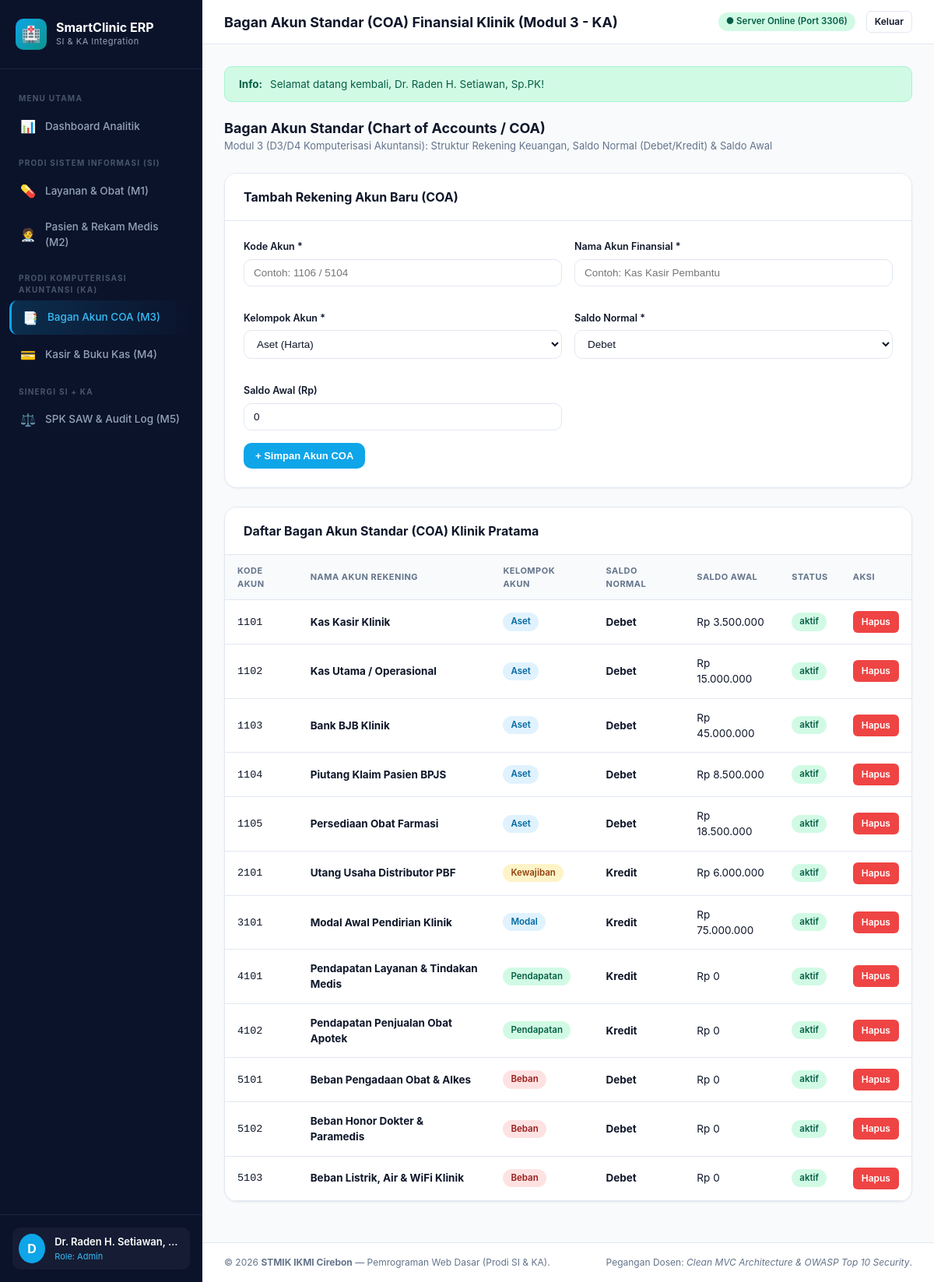
The app's page /index.php?c=baganAkun&m=index (signed in) with its own data.
### tables this page shows
CREATE TABLE `bagan_akun_coa` (
  `id` INT AUTO_INCREMENT PRIMARY KEY,
  `kode_akun` VARCHAR(20) NOT NULL UNIQUE,
  `nama_akun` VARCHAR(100) NOT NULL,
  `kelompok` ENUM('Aset', 'Kewajiban', 'Modal', 'Pendapatan', 'Beban') NOT NULL,
  `saldo_normal` ENUM('Debet', 'Kredit') NOT NULL,
  `saldo_awal` DECIMAL(14,2) NOT NULL DEFAULT 0.00,
  `status` ENUM('aktif', 'nonaktif') NOT NULL DEFAULT 'aktif',
  `created_at` TIMESTAMP DEFAULT CURRENT_TIMESTAMP
);

### app/Controllers/BaganAkunController.php (called while the page is built, shortened)
<?php
class BaganAkunController extends Controller {
    public function index(): void {
        $akunModel = new BaganAkun();
        $akuns     = $akunModel->getAll();
        $this->render('akun/index', [
            'title' => 'Bagan Akun Standar (COA) Finansial Klinik (Modul 3 - KA)',
            'akuns' => $akuns
        ]);
    }
}

### app/Core/App.php (called while the page is built, shortened)
<?php
class App {
    public static function run(): void {
        $methodName     = $_GET['m'] ?? 'index';
        $controller = new $controllerClass();
        $controller->$methodName();
    }
}

### index.php (called while the page is built, shortened)
<?php
spl_autoload_register(function ($class) {
    $prefix = 'App\\';
    $baseDir = __DIR__ . '/app/';
    $len = strlen($prefix);
    $relativeClass = substr($class, $len);
    $file = $baseDir . str_replace('\\', '/', $relativeClass) . '.php';
});
\App\Core\App::run();

### app/Core/Database.php (called while the page is built, shortened)
<?php
class Database {
    private static ?PDO $instance = null;
    public static function getConnection(): PDO {
        if (self::$instance === null) {
            $dsn = "mysql:host=" . DB_HOST . ";port=" . DB_PORT . ";dbname=" . DB_NAME . ";charset=utf8mb4";
            $options = [
                PDO::ATTR_ERRMODE            => PDO::ERRMODE_EXCEPTION,
                PDO::ATTR_DEFAULT_FETCH_MODE => PDO::FETCH_ASSOC,
                PDO::ATTR_EMULATE_PREPARES   => false,
            ];
            try {
                self::$instance = new PDO($dsn, DB_USER, DB_PASS, $options);
            } catch (PDOException $e) {
                die("<div style='font-family:sans-serif;padding:24px;background:#FEF2F2;border:1px solid #FCA5A5;color:#991B1B;border-radius:12px;max-width:700px;margin:40px auto;'>"
                    . "<h3 style='margin-top:0;'>⚠️ Gagal Terhubung ke Basis Data MySQL!</h3>"
                    . "<p>Pastikan MySQL server aktif di port " . DB_PORT . " dan database <strong>" . DB_NAME . "</strong> sudah diinisialisasi.</p>"
                    . "<p>Silakan buka file <a href='setup.php' style='color:#2563EB;font-weight:bold;'>setup.php</a> untuk migrasi otomatis basis data satu klik.</p>"
                    . "<small style='color:#6B7280;'>Pesan Teknis: " . htmlspecialchars($e->getMessage()) . "</small>"
                    . "</div>");
            }
        }
        return self::$instance;
    }
}

### app/Models/BaganAkun.php (called while the page is built, shortened)
<?php
class BaganAkun {
    protected PDO $db;
    public function __construct() {
        $this->db = Database::getConnection();
    }
    public function getAll(): array {
        $stmt = $this->db->query("SELECT * FROM bagan_akun_coa ORDER BY kode_akun ASC");
        return $stmt->fetchAll();
    }
}

### app/Views/akun/index.php (the view, shortened to what this page needs)
<?php require_once __DIR__ . '/../layouts/header.php'; ?>
<div style="margin-bottom: 24px;">
  <h2 style="font-size: 18px; font-weight: 700;">Bagan Akun Standar (Chart of Accounts / COA)</h2>
  <p style="font-size: 13px; color: var(--text-muted);">Modul 3 (D3/D4 Komputerisasi Akuntansi): Struktur Rekening Keuangan, Saldo Normal (Debet/Kredit) & Saldo Awal</p>
</div>
<div class="card">
  <div class="card-header">
    <div class="card-title">Tambah Rekening Akun Baru (COA)</div>
  </div>
  <div class="card-body">
    <form action="<?= BASE_URL ?>/index.php?c=baganAkun&m=create" method="POST" data-validate="true">
      <div class="grid-form">
        <div class="form-group">
          <label class="form-label">Kode Akun *</label>
          <input type="text" name="kode_akun" class="form-control" placeholder="Contoh: 1106 / 5104" required>
        </div>
        <div class="form-group">
          <label class="form-label">Nama Akun Finansial *</label>
          <input type="text" name="nama_akun" class="form-control" placeholder="Contoh: Kas Kasir Pembantu" required>
        </div>
        <div class="form-group">
          <label class="form-label">Kelompok Akun *</label>
          <select name="kelompok" class="form-control" required>
            <option value="Aset">Aset (Harta)</option>
          </select>
        </div>
        <div class="form-group">
          <label class="form-label">Saldo Normal *</label>
          <select name="saldo_normal" class="form-control" required>
            <option value="Debet">Debet</option>
          </select>
        </div>
        <div class="form-group">
          <label class="form-label">Saldo Awal (Rp)</label>
          <input type="number" step="1000" name="saldo_awal" class="form-control" placeholder="0" value="0">
        </div>
      </div>
      <button type="submit" class="btn btn-primary">+ Simpan Akun COA</button>
    </form>
  </div>
</div>
<div class="card">
  <div class="card-header">
    <div class="card-title">Daftar Bagan Akun Standar (COA) Klinik Pratama</div>
  </div>
  <div class="table-responsive">
    <table class="table">
      <thead>
        <tr>
          <th>Kode Akun</th>
          <th>Nama Akun Rekening</th>
          <th>Kelompok Akun</th>
          <th>Saldo Normal</th>
          <th>Saldo Awal</th>
          <th>Status</th>
          <th>Aksi</th>
        </tr>
      </thead>
      <tbody>
        <?php foreach ($akuns as $a): ?>
          <tr>
            <td><code><?= htmlspecialchars($a['kode_akun']) ?></code></td>
            <td><strong><?= htmlspecialchars($a['nama_akun']) ?></strong></td>
            <td>
              <?php
                $badgeKel = match($a['kelompok']) {
                  'Aset'       => 'badge-primary',
                  'Pendapatan' => 'badge-success',
                  'Kewajiban'  => 'badge-warning',
                  'Beban'      => 'badge-danger',
                  default      => 'badge-primary'
                };
              ?>
              <span class="badge <?= $badgeKel ?>"><?= htmlspecialchars($a['kelompok']) ?></span>
            </td>
            <td><strong><?= htmlspecialchars($a['saldo_normal']) ?></strong></td>
            <td>Rp <?= number_format($a['saldo_awal'], 0, ',', '.') ?></td>
            <td><span class="badge badge-success"><?= htmlspecialchars($a['status']) ?></span></td>
            <td>
              <a href="<?= BASE_URL ?>/index.php?c=baganAkun&m=delete&id=<?= $a['id'] ?>"
                 class="btn btn-danger btn-sm btn-confirm-delete"
                 data-msg="Hapus akun <?= htmlspecialchars($a['nama_akun']) ?>?">Hapus</a>
            </td>
          </tr>
        <?php endforeach; ?>
      </tbody>
    </table>
  </div>
</div>
<?php require_once __DIR__ . '/../layouts/footer.php'; ?>

### assets/css/style.css (style rules this page uses)
:root { --bg-body: #F8FAFC; --bg-card: #FFFFFF; --sidebar-bg: #0B132B; --sidebar-hover: #1C2541; --sidebar-text: #94A3B8; --sidebar-text-active: #FFFFFF; --primary: #0EA5E9; --primary-hover: #0284C7; --secondary: #0D9488; --success: #10B981; --warning: #F59E0B; --danger: #EF4444; --text-main: #0F172A; --text-muted: #64748B; --border: #E2E8F0; --border-light: #F1F5F9; --radius-sm: 6px; --radius-md: 10px; --radius-lg: 16px; --shadow-sm: 0 1px 3px rgba(15, 23, 42, 0.05); --shadow-md: 0 4px 12px rgba(15, 23, 42, 0.06); --shadow-lg: 0 12px 28px rgba(15, 23, 42, 0.08); }
* { box-sizing: border-box; margin: 0; padding: 0; }
body { font-family: -apple-system, BlinkMacSystemFont, "Segoe UI", Roboto, "Helvetica Neue", Arial, sans-serif; background-color: var(--bg-body); color: var(--text-main); line-height: 1.5; display: flex; min-height: 100vh; }
.card { background-color: var(--bg-card); border: 1px solid var(--border); border-radius: var(--radius-lg); box-shadow: var(--shadow-sm); margin-bottom: 24px; overflow: hidden; }
.card-header { padding: 18px 24px; border-bottom: 1px solid var(--border); display: flex; align-items: center; justify-content: space-between; background-color: #fff; }
.card-title { font-size: 16px; font-weight: 700; color: var(--text-main); }
.card-body { padding: 24px; }
.table-responsive { width: 100%; overflow-x: auto; }
.table { width: 100%; border-collapse: collapse; text-align: left; font-size: 13.5px; }
.table th { background-color: #F8FAFC; color: var(--text-muted); font-weight: 700; padding: 12px 16px; border-bottom: 1px solid var(--border); text-transform: uppercase; font-size: 11px; letter-spacing: 0.5px; }
.table td { padding: 14px 16px; border-bottom: 1px solid var(--border); color: var(--text-main); vertical-align: middle; }
.badge { display: inline-flex; align-items: center; padding: 3px 10px; border-radius: 9999px; font-size: 11.5px; font-weight: 600; }
.badge-success { background-color: #D1FAE5; color: #065F46; }
.badge-primary { background-color: #E0F2FE; color: #0369A1; }
.badge-warning { background-color: #FEF3C7; color: #92400E; }
.badge-danger { background-color: #FEE2E2; color: #991B1B; }
.btn { display: inline-flex; align-items: center; justify-content: center; gap: 6px; padding: 8px 14px; font-size: 13px; font-weight: 600; border-radius: var(--radius-md); border: 1px solid transparent; cursor: pointer; text-decoration: none; transition: all 0.2s; }
.btn-primary { background-color: var(--primary); color: #fff; }
.btn-danger { background-color: var(--danger); color: #fff; }
.btn-sm { padding: 4px 10px; font-size: 12px; border-radius: var(--radius-sm); }
.form-group { margin-bottom: 16px; }
.form-label { display: block; font-size: 12.5px; font-weight: 600; color: var(--text-main); margin-bottom: 6px; }
.form-control { width: 100%; padding: 9px 12px; font-size: 13.5px; border: 1px solid var(--border); border-radius: var(--radius-md); background-color: #fff; color: var(--text-main); transition: border-color 0.2s, box-shadow 0.2s; }
.grid-form { display: grid; grid-template-columns: repeat(auto-fit, minmax(280px, 1fr)); gap: 16px; }

### records on screen
bagan_akun_coa: kode_akun "1101", nama_akun "Kas Kasir Klinik", kelompok "Aset", saldo_normal "Debet", saldo_awal "3.500.000", status "aktif"
bagan_akun_coa: kode_akun "1102", nama_akun "Kas Utama / Operasional", kelompok "Aset", saldo_normal "Debet", saldo_awal "15.000.000", status "aktif"
bagan_akun_coa: kode_akun "1103", nama_akun "Bank BJB Klinik", kelompok "Aset", saldo_normal "Debet", saldo_awal "45.000.000", status "aktif"
bagan_akun_coa: kode_akun "1104", nama_akun "Piutang Klaim Pasien BPJS", kelompok "Aset", saldo_normal "Debet", saldo_awal "8.500.000", status "aktif"
bagan_akun_coa: kode_akun "1105", nama_akun "Persediaan Obat Farmasi", kelompok "Aset", saldo_normal "Debet", saldo_awal "18.500.000", status "aktif"
bagan_akun_coa: kode_akun "2101", nama_akun "Utang Usaha Distributor PBF", kelompok "Kewajiban", saldo_normal "Kredit", saldo_awal "6.000.000", status "aktif"
bagan_akun_coa: kode_akun "3101", nama_akun "Modal Awal Pendirian Klinik", kelompok "Modal", saldo_normal "Kredit", saldo_awal "75.000.000", status "aktif"
bagan_akun_coa: kode_akun "4101", nama_akun "Pendapatan Layanan & Tindakan Medis", kelompok "Pendapatan", saldo_normal "Kredit", saldo_awal "0", status "aktif"
bagan_akun_coa: kode_akun "4102", nama_akun "Pendapatan Penjualan Obat Apotek", kelompok "Pendapatan", saldo_normal "Kredit", saldo_awal "0", status "aktif"
bagan_akun_coa: kode_akun "5101", nama_akun "Beban Pengadaan Obat & Alkes", kelompok "Beban", saldo_normal "Debet", saldo_awal "0", status "aktif"
bagan_akun_coa: kode_akun "5102", nama_akun "Beban Honor Dokter & Paramedis", kelompok "Beban", saldo_normal "Debet", saldo_awal "0", status "aktif"
bagan_akun_coa: kode_akun "5103", nama_akun "Beban Listrik, Air & WiFi Klinik", kelompok "Beban", saldo_normal "Debet", saldo_awal "0", status "aktif"

### other values on screen
substr($nama, 0, 1) "D"
$nama "Dr. Raden H. Setiawan,…"
$role "Admin"
$title "Bagan Akun Standar (COA) Finansial Klinik (Modul 3 - KA)"
$flash['message'] "Selamat datang kembali, Dr. Raden H. Setiawan, Sp.PK!"
